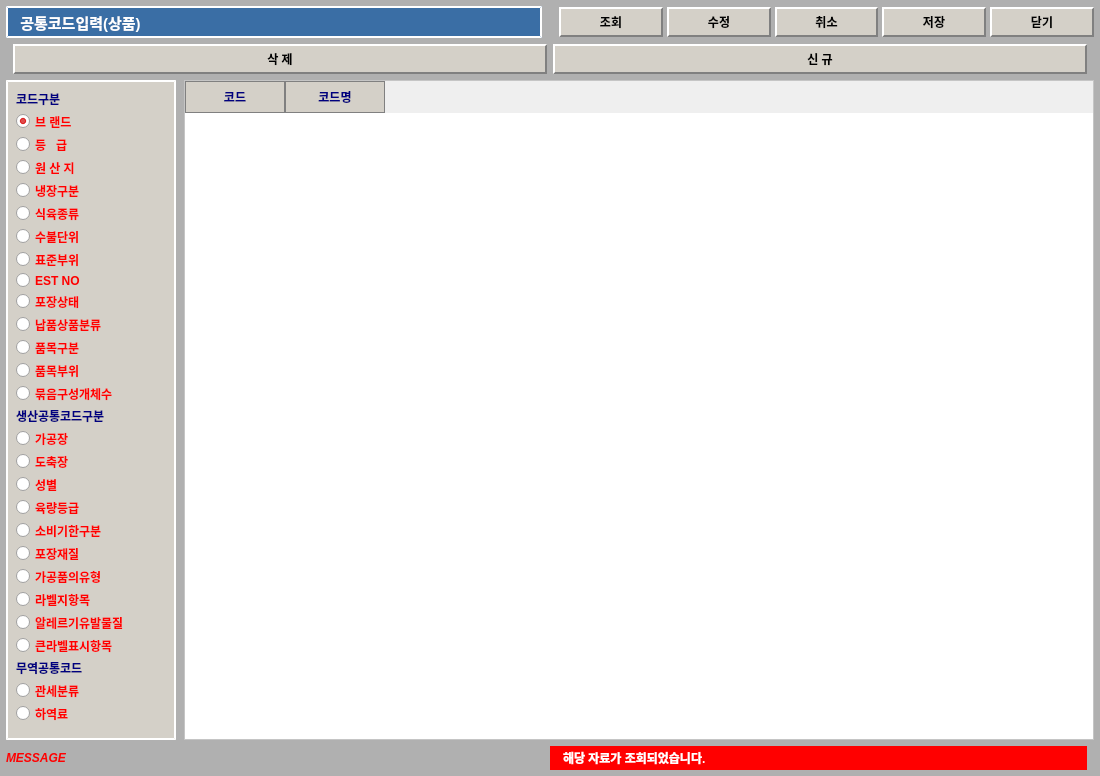
<?xml version="1.0" encoding="UTF-8"?>
<ui version="4.0">
 <class>GoodsCommonCodeDialog</class>
 <widget class="QDialog" name="GoodsCommonCodeDialog">
  <property name="geometry">
   <rect>
    <x>0</x>
    <y>0</y>
    <width>1100</width>
    <height>650</height>
   </rect>
  </property>
  <property name="windowTitle">
   <string>공통코드입력(상품)</string>
  </property>
  <property name="styleSheet">
   <string notr="true">
    QDialog#GoodsCommonCodeDialog {
        background-color: #B0B0B0;
    }
    QLabel {
        font-family: "Gulim", "Dotum", "Malgun Gothic";
        font-size: 12px;
    }
    QPushButton {
        background-color: #D4D0C8;
        border-top: 2px solid #FFFFFF;
        border-left: 2px solid #FFFFFF;
        border-right: 2px solid #808080;
        border-bottom: 2px solid #808080;
        font-family: "Gulim", "Dotum";
        font-size: 12px;
        font-weight: bold;
        min-height: 22px;
        padding: 2px 8px;
    }
    QPushButton:pressed {
        border-top: 2px solid #808080;
        border-left: 2px solid #808080;
        border-right: 2px solid #FFFFFF;
        border-bottom: 2px solid #FFFFFF;
    }
    QRadioButton {
        font-family: "Gulim", "Dotum";
        font-size: 12px;
        font-weight: bold;
        color: #FF0000;
        spacing: 5px;
    }
    QTableWidget {
        background-color: #FFFFFF;
        gridline-color: #C0C0C0;
        font-family: "Gulim", "Dotum";
        font-size: 12px;
    }
    QHeaderView::section {
        background-color: #D4D0C8;
        color: #000080;
        font-weight: bold;
        border: 1px solid #808080;
        padding: 4px;
    }
   </string>
  </property>
  <layout class="QVBoxLayout" name="mainLayout">
   <property name="spacing"><number>6</number></property>
   <property name="leftMargin"><number>6</number></property>
   <property name="topMargin"><number>6</number></property>
   <property name="rightMargin"><number>6</number></property>
   <property name="bottomMargin"><number>6</number></property>

   <!-- 1. 최상단 타이틀 & 툴바 영역 -->
   <item>
    <layout class="QHBoxLayout" name="lay_top_header">
     <property name="spacing"><number>10</number></property>
     <item>
      <widget class="QLabel" name="lbl_title">
       <property name="minimumSize"><size><width>280</width><height>32</height></size></property>
       <property name="styleSheet">
        <string notr="true">background-color: #3A6EA5; color: #FFFFFF; font-size: 15px; font-weight: bold; border: 2px inset #FFFFFF;</string>
       </property>
       <property name="text">
        <string>  공통코드입력(상품)</string>
       </property>
       <property name="alignment"><set>Qt::AlignVCenter|Qt::AlignLeft</set></property>
      </widget>
     </item>
     <item>
      <spacer name="sp_header">
       <property name="orientation"><enum>Qt::Horizontal</enum></property>
      </spacer>
     </item>
     <!-- 상단 액션 버튼 그룹 -->
     <item>
      <layout class="QHBoxLayout" name="lay_top_buttons">
       <property name="spacing"><number>4</number></property>
       <item><widget class="QPushButton" name="btn_search"><property name="text"><string>조회</string></property></widget></item>
       <item><widget class="QPushButton" name="btn_edit"><property name="text"><string>수정</string></property></widget></item>
       <item><widget class="QPushButton" name="btn_cancel"><property name="text"><string>취소</string></property></widget></item>
       <item><widget class="QPushButton" name="btn_save"><property name="text"><string>저장</string></property></widget></item>
       <item><widget class="QPushButton" name="btn_close"><property name="text"><string>닫기</string></property></widget></item>
      </layout>
     </item>
    </layout>
   </item>

   <!-- 2. 중앙 서브 툴바 (삭제/신규 버튼) -->
   <item>
    <layout class="QHBoxLayout" name="lay_sub_toolbar">
     <property name="spacing"><number>6</number></property>
     <item>
      <spacer name="sp_sub_left">
       <property name="orientation"><enum>Qt::Horizontal</enum></property>
      </spacer>
     </item>
     <item><widget class="QPushButton" name="btn_delete"><property name="text"><string>삭 제</string></property></widget></item>
     <item><widget class="QPushButton" name="btn_new"><property name="text"><string>신 규</string></property></widget></item>
     <item>
      <spacer name="sp_sub_right">
       <property name="orientation"><enum>Qt::Horizontal</enum></property>
      </spacer>
     </item>
    </layout>
   </item>

   <!-- 3. 메인 콘텐츠 (좌측 상품 라디오 그룹 + 우측 코드 테이블) -->
   <item>
    <layout class="QHBoxLayout" name="lay_body">
     <property name="spacing"><number>8</number></property>

     <!-- 좌측: 라디오버튼 카테고리 영역 -->
     <item>
      <widget class="QFrame" name="frame_code_types">
       <property name="minimumSize"><size><width>170</width><height>0</height></size></property>
       <property name="styleSheet">
        <string notr="true">QFrame#frame_code_types { background-color: #D4D0C8; border: 2px inset #FFFFFF; }</string>
       </property>
       <layout class="QVBoxLayout" name="lay_radio_scroll">
        <property name="spacing"><number>4</number></property>
        <property name="leftMargin"><number>8</number></property>
        <property name="topMargin"><number>8</number></property>
        <property name="rightMargin"><number>8</number></property>
        <property name="bottomMargin"><number>8</number></property>

        <!-- 그룹 1: 코드구분 -->
        <item><widget class="QLabel" name="lbl_grp_code"><property name="text"><string>코드구분</string></property><property name="styleSheet"><string notr="true">color: #000080; font-weight: bold;</string></property></widget></item>
        <item><widget class="QRadioButton" name="rb_brand"><property name="text"><string>브 랜드</string></property><property name="checked"><bool>true</bool></property></widget></item>
        <item><widget class="QRadioButton" name="rb_grade"><property name="text"><string>등   급</string></property></widget></item>
        <item><widget class="QRadioButton" name="rb_origin"><property name="text"><string>원 산 지</string></property></widget></item>
        <item><widget class="QRadioButton" name="rb_chilled_frozen"><property name="text"><string>냉장구분</string></property></widget></item>
        <item><widget class="QRadioButton" name="rb_meat_type"><property name="text"><string>식육종류</string></property></widget></item>
        <item><widget class="QRadioButton" name="rb_unit"><property name="text"><string>수불단위</string></property></widget></item>
        <item><widget class="QRadioButton" name="rb_std_part"><property name="text"><string>표준부위</string></property></widget></item>
        <item><widget class="QRadioButton" name="rb_est_no"><property name="text"><string>EST NO</string></property></widget></item>
        <item><widget class="QRadioButton" name="rb_pack_status"><property name="text"><string>포장상태</string></property></widget></item>
        <item><widget class="QRadioButton" name="rb_delivery_cat"><property name="text"><string>납품상품분류</string></property></widget></item>
        <item><widget class="QRadioButton" name="rb_item_cat"><property name="text"><string>품목구분</string></property></widget></item>
        <item><widget class="QRadioButton" name="rb_item_part"><property name="text"><string>품목부위</string></property></widget></item>
        <item><widget class="QRadioButton" name="rb_bundle_count"><property name="text"><string>묶음구성개체수</string></property></widget></item>

        <item><spacer name="sp_gap1"><property name="orientation"><enum>Qt::Vertical</enum></property><property name="maximumSize"><size><width>20</width><height>8</height></size></property></spacer></item>

        <!-- 그룹 2: 생산공통코드구분 -->
        <item><widget class="QLabel" name="lbl_grp_prod"><property name="text"><string>생산공통코드구분</string></property><property name="styleSheet"><string notr="true">color: #000080; font-weight: bold;</string></property></widget></item>
        <item><widget class="QRadioButton" name="rb_plant"><property name="text"><string>가공장</string></property></widget></item>
        <item><widget class="QRadioButton" name="rb_slaughterhouse"><property name="text"><string>도축장</string></property></widget></item>
        <item><widget class="QRadioButton" name="rb_gender"><property name="text"><string>성별</string></property></widget></item>
        <item><widget class="QRadioButton" name="rb_yield_grade"><property name="text"><string>육량등급</string></property></widget></item>
        <item><widget class="QRadioButton" name="rb_expiry_type"><property name="text"><string>소비기한구분</string></property></widget></item>
        <item><widget class="QRadioButton" name="rb_pack_material"><property name="text"><string>포장재질</string></property></widget></item>
        <item><widget class="QRadioButton" name="rb_processed_type"><property name="text"><string>가공품의유형</string></property></widget></item>
        <item><widget class="QRadioButton" name="rb_label_items"><property name="text"><string>라벨지항목</string></property></widget></item>
        <item><widget class="QRadioButton" name="rb_allergy"><property name="text"><string>알레르기유발물질</string></property></widget></item>
        <item><widget class="QRadioButton" name="rb_big_label"><property name="text"><string>큰라벨표시항목</string></property></widget></item>

        <item><spacer name="sp_gap2"><property name="orientation"><enum>Qt::Vertical</enum></property><property name="maximumSize"><size><width>20</width><height>8</height></size></property></spacer></item>

        <!-- 그룹 3: 무역공통코드 -->
        <item><widget class="QLabel" name="lbl_grp_trade"><property name="text"><string>무역공통코드</string></property><property name="styleSheet"><string notr="true">color: #000080; font-weight: bold;</string></property></widget></item>
        <item><widget class="QRadioButton" name="rb_hs_code"><property name="text"><string>관세분류</string></property></widget></item>
        <item><widget class="QRadioButton" name="rb_handling_fee"><property name="text"><string>하역료</string></property></widget></item>

        <item><spacer name="sp_radio_end"><property name="orientation"><enum>Qt::Vertical</enum></property></spacer></item>
       </layout>
      </widget>
     </item>

     <!-- 우측: 코드 / 코드명 테이블 -->
     <item>
      <widget class="QTableWidget" name="tbl_goods_codes">
       <column>
        <property name="text"><string>코드</string></property>
       </column>
       <column>
        <property name="text"><string>코드명</string></property>
       </column>
      </widget>
     </item>

    </layout>
   </item>

   <!-- 4. 하단 메시지 바 -->
   <item>
    <layout class="QHBoxLayout" name="lay_status_bar">
     <property name="spacing"><number>6</number></property>
     <item>
      <widget class="QLabel" name="lbl_msg_tag">
       <property name="text"><string>MESSAGE</string></property>
       <property name="styleSheet"><string notr="true">color: #FF0000; font-weight: bold; font-style: italic;</string></property>
      </widget>
     </item>
     <item>
      <widget class="QLabel" name="lbl_status_msg">
       <property name="styleSheet"><string notr="true">background-color: #FF0000; color: #FFFFFF; font-weight: bold; padding: 3px 10px;</string></property>
       <property name="text"><string>해당 자료가 조회되었습니다.</string></property>
      </widget>
     </item>
     <item>
      <spacer name="sp_status">
       <property name="orientation"><enum>Qt::Horizontal</enum></property>
      </spacer>
     </item>
    </layout>
   </item>

  </layout>
 </widget>
 <resources/>
 <connections/>
</ui>
